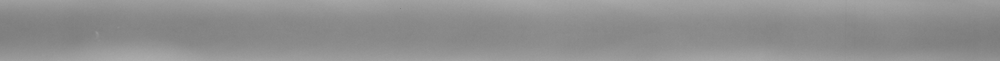
#> input picture img/homework1.bmp, 1000 x 61 px, shrunk from 2608 x 160 before the run
$ python '期中作业.py'   (older library calls are emulated)
#> lines starting #> are read from the running program, lines starting #| are printed output that depends on the picture; after the words box and inside, x2 and y2 are one past the last pixel; in counts of white or black regions, pixels touching at a corner belong together
import matplotlib.pyplot as plt
import cv2
import numpy as np

plt.rcParams['font.sans-serif'] = ['SimHei']  # 用来正常显示中文标签
plt.rcParams['axes.unicode_minus'] = False  # 用来正常显示负号
# 原图
img = cv2.imread("img/homework1.bmp", 0)  # 直接读为灰度图像
#> img is the input picture: shape (61, 1000); min 124, max 173, mean 144

# 增加图像亮度
# 注意需要使用cv.add(),不能直接x+y
res1 = np.uint8(np.clip((cv2.add(1 * img, 30)), 0, 255))
# 增加图像对比度
res2 = np.uint8(np.clip((cv2.add(1.5 * img, 0)), 0, 255))
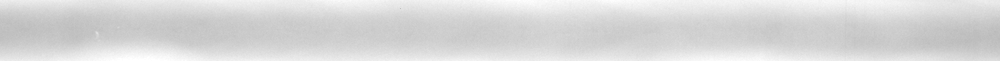
#> res2: shape (61, 1000); min 186, max 255, mean 215.7
tmp = np.hstack((img, res1, res2))  # 三张图片横向合并（便于对比显示）
cv2.imshow('image', img)
cv2.imshow('res1', res1)
cv2.imshow('res2', res2)
# cv2.waitKey(0)


# 142, 148二值化处理
img = res1
ret, thresh1 = cv2.threshold(img, 168, 175, cv2.THRESH_BINARY)
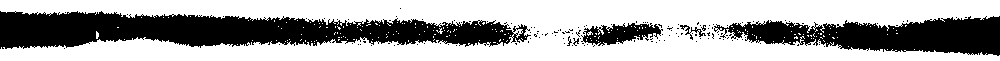
#> thresh1: shape (61, 1000); values 0 (black) and 175 (white), 65.6% white; 138 black regions (133 under 20 px), largest, box (x1, y1, x2, y2) and area: (0, 11, 531, 49) 12850, (714, 16, 1000, 56) 6682, (581, 23, 663, 46) 1050, (680, 25, 706, 40) 99, (573, 38, 579, 46) 23
ret, thresh2 = cv2.threshold(img, 168, 175, cv2.THRESH_BINARY_INV)
ret, thresh3 = cv2.threshold(img, 168, 175, cv2.THRESH_TRUNC)
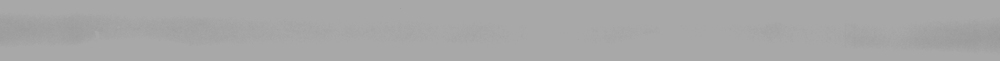
#> thresh3: shape (61, 1000); min 154, max 168, mean 166.8
ret, thresh4 = cv2.threshold(img, 168, 175, cv2.THRESH_TOZERO)
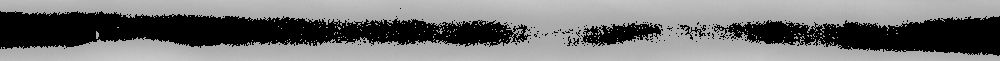
#> thresh4: shape (61, 1000); min 0, max 203, mean 117.4
ret, thresh5 = cv2.threshold(img, 168, 175, cv2.THRESH_TOZERO_INV)
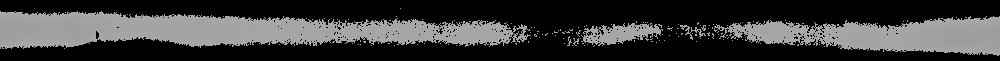
#> thresh5: shape (61, 1000); min 0, max 168, mean 56.6

cv2.imshow("img", img)
cv2.imshow("BINARY", thresh1)
cv2.imshow("BINARY_INV", thresh2)
cv2.imshow("TRUNC", thresh3)
cv2.imshow("TOZERO", thresh4)
cv2.imshow("THRESH_TOZERO_INV", thresh5)

x = cv2.Sobel(img, cv2.CV_16S, 1, 0)
y = cv2.Sobel(img, cv2.CV_16S, 0, 1)
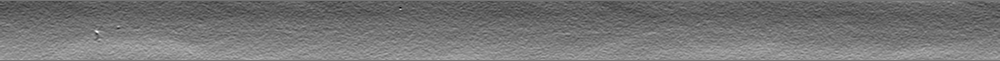
#> y: shape (61, 1000) int16; min -49, max 57, mean -0.2; drawn with min black and max white

# 2 Canny边缘检测
lowThreshold = 0
max_lowThreshold = 100
canny = cv2.Canny(thresh5, lowThreshold, max_lowThreshold)
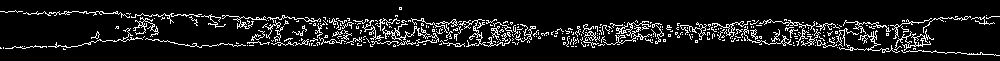
#> canny: shape (61, 1000); 9.7% white in thin lines or dots, all inside (x1, y1, x2, y2) = (0, 7, 1000, 56)
cv2.imshow("canny", canny)


cv2.waitKey(0)

titles = ['img', 'BINARY', 'BINARY_INV', 'TRUNC', 'TOZERO', 'TOZERO_INV']
images = [img, thresh1, thresh2, thresh3, thresh4, thresh5]
for i in range(6):
    plt.subplot(2, 3, i + 1), plt.imshow(images[i], 'gray')
    plt.title(titles[i])
    plt.xticks([]), plt.yticks([])
plt.show()
